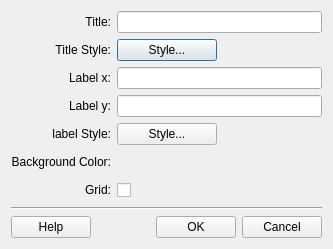
<?xml version="1.0" encoding="UTF-8"?>
<ui version="4.0">
 <class>ChartStyleDialog</class>
 <widget class="QDialog" name="ChartStyleDialog">
  <property name="geometry">
   <rect>
    <x>0</x>
    <y>0</y>
    <width>333</width>
    <height>249</height>
   </rect>
  </property>
  <property name="sizePolicy">
   <sizepolicy hsizetype="Fixed" vsizetype="Fixed">
    <horstretch>0</horstretch>
    <verstretch>0</verstretch>
   </sizepolicy>
  </property>
  <property name="windowTitle">
   <string>Chart Style</string>
  </property>
  <layout class="QGridLayout" name="gridLayout_4">
   <item row="0" column="0">
    <layout class="QGridLayout" name="gridLayout">
     <item row="0" column="0">
      <widget class="QLabel" name="chartTitleLabel_2">
       <property name="text">
        <string>Title:</string>
       </property>
       <property name="alignment">
        <set>Qt::AlignRight|Qt::AlignTrailing|Qt::AlignVCenter</set>
       </property>
      </widget>
     </item>
     <item row="1" column="0">
      <widget class="QLabel" name="titleStyleLabel_3">
       <property name="text">
        <string>Title Style:</string>
       </property>
       <property name="alignment">
        <set>Qt::AlignRight|Qt::AlignTrailing|Qt::AlignVCenter</set>
       </property>
      </widget>
     </item>
     <item row="2" column="0">
      <widget class="QLabel" name="labelXLabel_2">
       <property name="text">
        <string>Label x:</string>
       </property>
       <property name="alignment">
        <set>Qt::AlignRight|Qt::AlignTrailing|Qt::AlignVCenter</set>
       </property>
      </widget>
     </item>
     <item row="3" column="0">
      <widget class="QLabel" name="labelYLabel_2">
       <property name="text">
        <string>Label y:</string>
       </property>
       <property name="alignment">
        <set>Qt::AlignRight|Qt::AlignTrailing|Qt::AlignVCenter</set>
       </property>
      </widget>
     </item>
     <item row="4" column="0">
      <widget class="QLabel" name="titleStyleLabel_4">
       <property name="text">
        <string>label Style:</string>
       </property>
       <property name="alignment">
        <set>Qt::AlignRight|Qt::AlignTrailing|Qt::AlignVCenter</set>
       </property>
      </widget>
     </item>
     <item row="5" column="0">
      <widget class="QLabel" name="backgroundLabel_2">
       <property name="text">
        <string>Background Color:</string>
       </property>
       <property name="alignment">
        <set>Qt::AlignRight|Qt::AlignTrailing|Qt::AlignVCenter</set>
       </property>
      </widget>
     </item>
     <item row="6" column="0">
      <widget class="QLabel" name="gridLabel_2">
       <property name="text">
        <string>Grid:</string>
       </property>
       <property name="alignment">
        <set>Qt::AlignRight|Qt::AlignTrailing|Qt::AlignVCenter</set>
       </property>
      </widget>
     </item>
    </layout>
   </item>
   <item row="0" column="1">
    <layout class="QGridLayout" name="gridLayout_2">
     <item row="0" column="0" colspan="2">
      <widget class="QLineEdit" name="m_chartTitleLineEdit">
       <property name="minimumSize">
        <size>
         <width>175</width>
         <height>20</height>
        </size>
       </property>
       <property name="text">
        <string/>
       </property>
      </widget>
     </item>
     <item row="1" column="0">
      <widget class="QPushButton" name="m_titleStylePushButton">
       <property name="minimumSize">
        <size>
         <width>75</width>
         <height>20</height>
        </size>
       </property>
       <property name="text">
        <string>Style...</string>
       </property>
      </widget>
     </item>
     <item row="1" column="1">
      <spacer name="horizontalSpacer_13">
       <property name="orientation">
        <enum>Qt::Horizontal</enum>
       </property>
       <property name="sizeHint" stdset="0">
        <size>
         <width>40</width>
         <height>20</height>
        </size>
       </property>
      </spacer>
     </item>
     <item row="2" column="0" colspan="2">
      <widget class="QLineEdit" name="m_labelXlLineEdit">
       <property name="minimumSize">
        <size>
         <width>175</width>
         <height>20</height>
        </size>
       </property>
      </widget>
     </item>
     <item row="3" column="0" colspan="2">
      <widget class="QLineEdit" name="m_labelYlLineEdit">
       <property name="minimumSize">
        <size>
         <width>175</width>
         <height>20</height>
        </size>
       </property>
       <property name="text">
        <string/>
       </property>
      </widget>
     </item>
     <item row="4" column="0">
      <widget class="QPushButton" name="m_labelStylePushButton">
       <property name="minimumSize">
        <size>
         <width>75</width>
         <height>20</height>
        </size>
       </property>
       <property name="text">
        <string>Style...</string>
       </property>
      </widget>
     </item>
     <item row="4" column="1">
      <spacer name="horizontalSpacer_16">
       <property name="orientation">
        <enum>Qt::Horizontal</enum>
       </property>
       <property name="sizeHint" stdset="0">
        <size>
         <width>40</width>
         <height>20</height>
        </size>
       </property>
      </spacer>
     </item>
     <item row="5" column="0">
      <widget class="QFrame" name="m_colorPickerFrame">
       <property name="sizePolicy">
        <sizepolicy hsizetype="Expanding" vsizetype="Preferred">
         <horstretch>0</horstretch>
         <verstretch>0</verstretch>
        </sizepolicy>
       </property>
      </widget>
     </item>
     <item row="5" column="1">
      <spacer name="horizontalSpacer_17">
       <property name="orientation">
        <enum>Qt::Horizontal</enum>
       </property>
       <property name="sizeHint" stdset="0">
        <size>
         <width>40</width>
         <height>20</height>
        </size>
       </property>
      </spacer>
     </item>
     <item row="6" column="0">
      <widget class="QCheckBox" name="m_gridCheckBox">
       <property name="text">
        <string/>
       </property>
      </widget>
     </item>
     <item row="6" column="1">
      <spacer name="horizontalSpacer">
       <property name="orientation">
        <enum>Qt::Horizontal</enum>
       </property>
       <property name="sizeHint" stdset="0">
        <size>
         <width>40</width>
         <height>20</height>
        </size>
       </property>
      </spacer>
     </item>
    </layout>
   </item>
   <item row="1" column="0" colspan="2">
    <layout class="QGridLayout" name="gridLayout_3">
     <item row="1" column="0">
      <layout class="QHBoxLayout" name="horizontalLayout_10">
       <item>
        <widget class="QPushButton" name="m_helpPushButton">
         <property name="text">
          <string>Help</string>
         </property>
        </widget>
       </item>
       <item>
        <spacer name="horizontalSpacer_11">
         <property name="orientation">
          <enum>Qt::Horizontal</enum>
         </property>
         <property name="sizeHint" stdset="0">
          <size>
           <width>68</width>
           <height>20</height>
          </size>
         </property>
        </spacer>
       </item>
       <item>
        <widget class="QPushButton" name="m_okPushButton">
         <property name="text">
          <string>OK</string>
         </property>
        </widget>
       </item>
       <item>
        <widget class="QPushButton" name="m_cancelPushButton">
         <property name="text">
          <string>Cancel</string>
         </property>
        </widget>
       </item>
      </layout>
     </item>
     <item row="0" column="0">
      <widget class="Line" name="bottomLine_2">
       <property name="orientation">
        <enum>Qt::Horizontal</enum>
       </property>
      </widget>
     </item>
    </layout>
   </item>
  </layout>
 </widget>
 <resources/>
 <connections>
  <connection>
   <sender>m_cancelPushButton</sender>
   <signal>pressed()</signal>
   <receiver>ChartStyleDialog</receiver>
   <slot>reject()</slot>
   <hints>
    <hint type="sourcelabel">
     <x>280</x>
     <y>228</y>
    </hint>
    <hint type="destinationlabel">
     <x>294</x>
     <y>250</y>
    </hint>
   </hints>
  </connection>
 </connections>
</ui>
